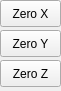
   <widget class="State_Enable_GridLayout" name="state_enable_gridLayout">
    <property name="geometry">
     <rect>
      <x>610</x>
      <y>490</y>
      <width>61</width>
      <height>91</height>
     </rect>
    </property>
    <property name="is_on_status" stdset="0">
     <bool>true</bool>
    </property>
    <property name="is_idle_status" stdset="0">
     <bool>true</bool>
    </property>
    <property name="is_homed_status" stdset="0">
     <bool>true</bool>
    </property>
    <widget class="Lcnc_ActionButton" name="lcnc_actionbutton">
     <property name="geometry">
      <rect>
       <x>0</x>
       <y>60</y>
       <width>61</width>
       <height>27</height>
      </rect>
     </property>
     <property name="text">
      <string>Zero Z</string>
     </property>
     <property name="estop_action" stdset="0">
      <bool>false</bool>
     </property>
     <property name="zero_axis_action" stdset="0">
      <bool>true</bool>
     </property>
     <property name="joint_number" stdset="0">
      <number>2</number>
     </property>
    </widget>
    <widget class="Lcnc_ActionButton" name="lcnc_actionbutton_2">
     <property name="geometry">
      <rect>
       <x>0</x>
       <y>30</y>
       <width>61</width>
       <height>27</height>
      </rect>
     </property>
     <property name="text">
      <string>Zero Y</string>
     </property>
     <property name="estop_action" stdset="0">
      <bool>false</bool>
     </property>
     <property name="zero_axis_action" stdset="0">
      <bool>true</bool>
     </property>
     <property name="joint_number" stdset="0">
      <number>1</number>
     </property>
    </widget>
    <widget class="Lcnc_ActionButton" name="lcnc_actionbutton_3">
     <property name="geometry">
      <rect>
       <x>0</x>
       <y>0</y>
       <width>61</width>
       <height>27</height>
      </rect>
     </property>
     <property name="text">
      <string>Zero X</string>
     </property>
     <property name="estop_action" stdset="0">
      <bool>false</bool>
     </property>
     <property name="zero_axis_action" stdset="0">
      <bool>true</bool>
     </property>
     <property name="joint_number" stdset="0">
      <number>0</number>
     </property>
    </widget>
   </widget>
